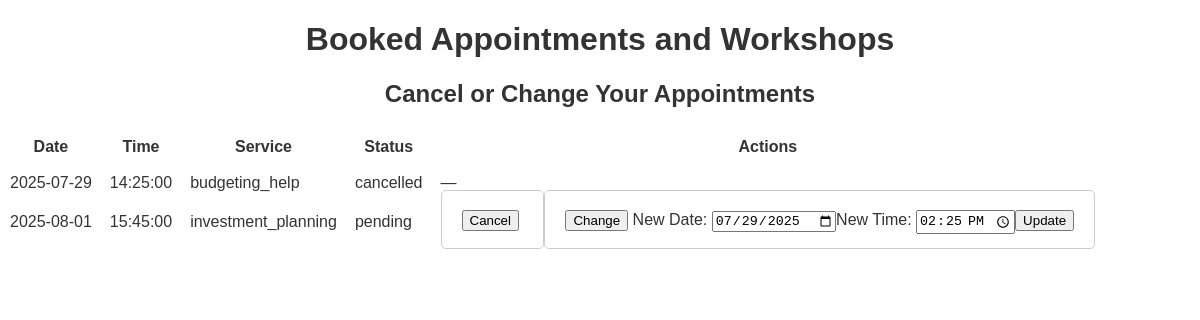
The page /dashboard/edit_appointment.php?appointment_id=1 (signed in) on the database its author committed.
### tables this page shows
CREATE TABLE `appointments` (
  `id` int(11) NOT NULL,
  `email` varchar(255) NOT NULL,
  `name` varchar(255) NOT NULL,
  `date` date NOT NULL,
  `time` time NOT NULL,
  `service` varchar(100) NOT NULL,
  `comments` text DEFAULT NULL,
  `created_at` timestamp NOT NULL DEFAULT current_timestamp(),
  `status` enum('pending','confirmed','cancelled') DEFAULT 'pending'
);

### dashboard/edit_appointment.php (the view, shortened to what this page needs)
<?php
include '../database/db_connection.php';
$theme = $_SESSION['theme'] ?? 'style';
$cssFile = match ($theme) {
    'night-mode' => 'night-mode.css',
    'pink' => 'pink.css',
    default => 'style.css',
};
$email = $_SESSION['email'];
$sql = "SELECT * FROM appointments WHERE email = '$email' ORDER BY date, time";
$result = mysqli_query($conn, $sql);
?>
<!DOCTYPE html>
<html>
<head>
    <link rel="stylesheet" href="../styles/style.css">
    <link rel="stylesheet" href="../styles/<?= htmlspecialchars($cssFile) ?>">
</head>
<body>
    <h1>Booked Appointments and Workshops</h1>
    <h2>Cancel or Change Your Appointments</h2>
    <table cellpadding="8">
  <tr>
    <th>Date</th><th>Time</th><th>Service</th><th>Status</th><th>Actions</th>
  </tr>
<?php while ($row = mysqli_fetch_assoc($result)) { ?>
  <tr>
    <td><?= htmlspecialchars($row['date']) ?></td>
    <td><?= htmlspecialchars($row['time']) ?></td>
    <td><?= htmlspecialchars($row['service']) ?></td>
    <td><?= htmlspecialchars($row['status']) ?></td>
    <td>
      <?php if ($row['status'] !== 'cancelled') { ?>
        <form action="edit_appointment.php" method="POST" style="display:inline;">
          <button type="submit">Cancel</button>
        </form>
        <form action="edit_appointment.php" method="GET" style="display:inline;">
          <button type="submit">Change</button>
          <?php
          if ($_SERVER['REQUEST_METHOD'] === 'GET' && isset($_GET['appointment_id'])) {
              $appointment_id = $_GET['appointment_id'];
              $change_sql = "SELECT * FROM appointments WHERE id='$appointment_id'";
              $change_result = mysqli_query($conn, $change_sql);
              if ($change_row = mysqli_fetch_assoc($change_result)) {
                  echo '<form action="edit_appointment.php" method="POST">';
                  echo 'New Date: <input type="date" name="new_date" value="' . htmlspecialchars($change_row['date']) . '" required>';
                  echo 'New Time: <input type="time" name="new_time" value="' . htmlspecialchars($change_row['time']) . '" required>';
                  echo '<button type="submit">Update</button>';
                  echo '</form>';
              } else {
                  echo "<p>Error fetching appointment details.</p>";
              }
          }
          ?>
        </form>
      <?php } else { echo '—'; } ?>
    </td>
  </tr>
<?php } ?>
</table>
</body>
</html>

### styles/style.css (style rules this page uses)
body { margin: 0; padding: 0; font-family: Arial, sans-serif; }
h1 { text-align: center; }
h2 { text-align: center; }
body { font-family: Arial, sans-serif; background-color: white; color: #333; }
form { max-width: 500px; margin: 20px auto; padding: 20px; border: 1px solid #ccc; border-radius: 5px; }

### rows shown on the page
appointments: date "2025-07-29", time "14:25:00", service "budgeting_help", status "cancelled"
appointments: date "2025-08-01", time "15:45:00", service "investment_planning", status "pending", new_date "07/29/2025", new_time "14:25:00"
